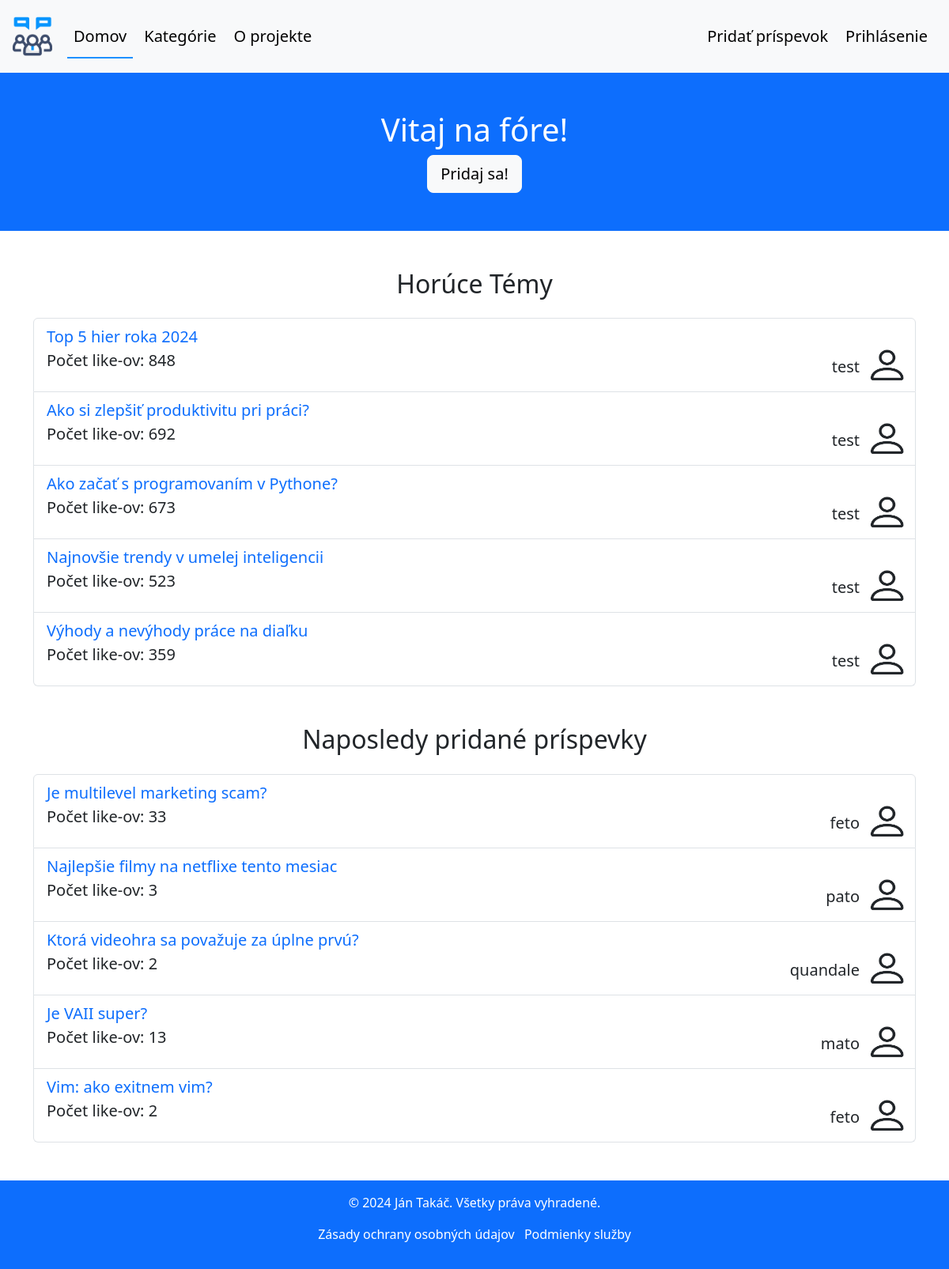
Before: / with the older database file.
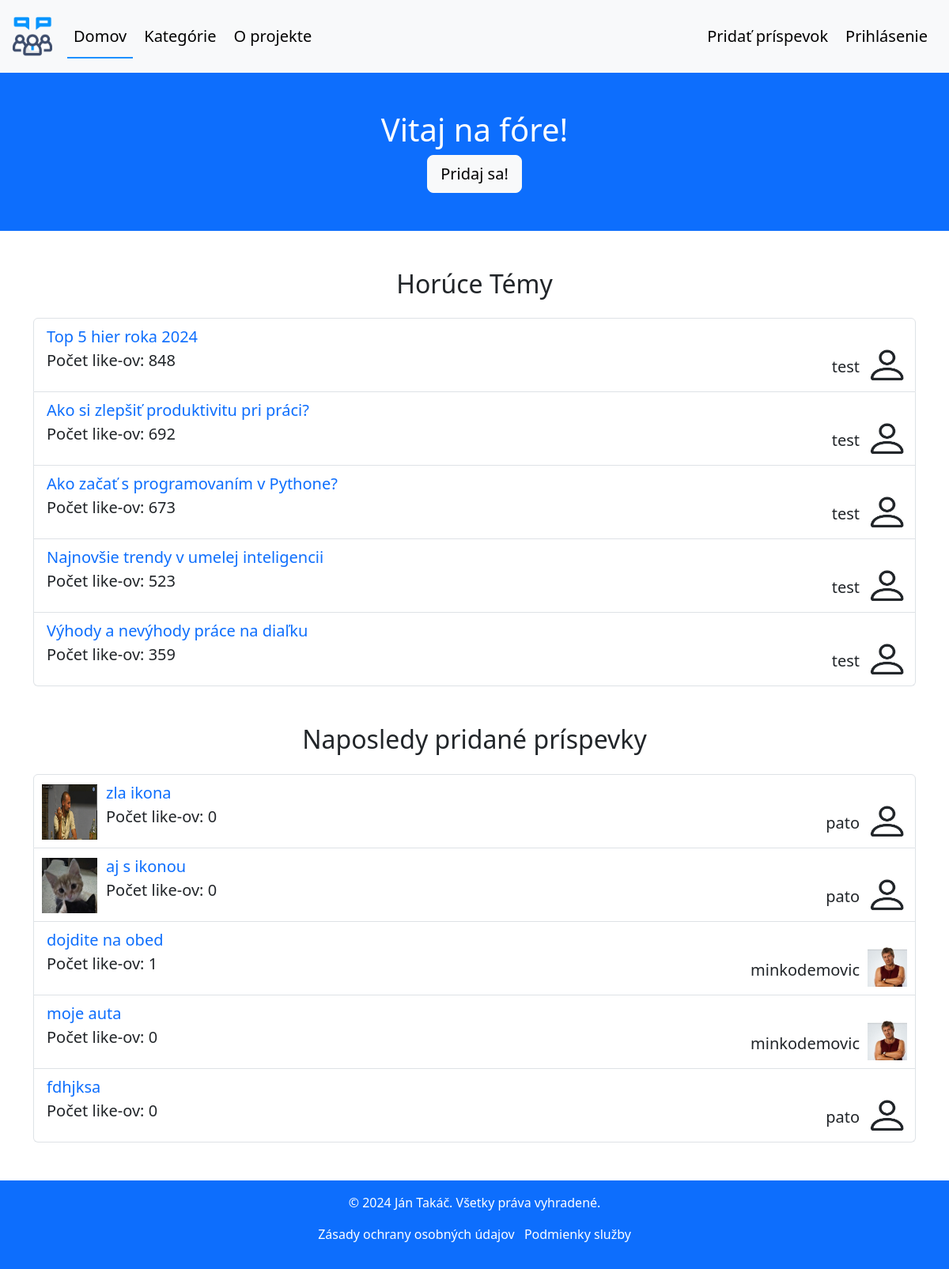
After: the same page with the newer database file.
### forum/models.py (models this page shows, shortened)
class Post(models.Model):
    title = models.CharField(max_length=255)
    created_at = models.DateTimeField(auto_now_add=True)
    created_by = models.ForeignKey(User, on_delete=models.CASCADE)
    like_count = models.PositiveIntegerField(default=0)
    content = models.TextField()
    category = models.CharField(max_length=50, default='other', null=False, blank=True)
    icon = models.ImageField(upload_to='post_pics', null=True, blank=True)
    def get_absolute_url(self):
        return reverse('forum:post_detail', args=[str(self.id)])

class Profile(models.Model):
    user = models.OneToOneField(User, on_delete=models.CASCADE, related_name='profile')
    image = models.ImageField(default='pf_pics/default.png', upload_to='pf_pics', null=False, blank=True)
    country = models.CharField(max_length=50, null=True, blank=True)
    bio = models.TextField(max_length=150, null=True, blank=True)

### forum/views.py (the view)
# urls.py: path('', views.index_view, name='index'),
def index_view(request):
    most_liked_posts = Post.objects.all().order_by('-like_count')[:5]
    most_liked_profiles = [Profile.objects.get(user_id=post.created_by_id) for post in most_liked_posts]
    most_liked_tuples = list(zip(most_liked_posts, most_liked_profiles))
    most_recent_posts = Post.objects.all().order_by('-created_at')[:5]
    most_recent_profiles = [Profile.objects.get(user_id=post.created_by_id) for post in most_recent_posts]
    most_recent_tuples = list(zip(most_recent_posts, most_recent_profiles))
    return render(request, 'forum/index.html', {
        'most_liked_tuples': most_liked_tuples,
        'most_recent_tuples': most_recent_tuples,
    })

### forum/templates/forum/index.html (shortened to what this page needs)
{% extends 'forum/base.html' %}
{% block home_active %}active{% endblock %}
{% block content %}
    <div class="container-fluid bg-primary text-white text-center py-5">
        {% if user.is_authenticated %}
            <h1>Vitaj späť {{ user.username }}!</h1>
        {% else %}
            <h1>Vitaj na fóre!</h1>
            <a href="{% url 'forum:register' %}" class="btn btn-light btn-lg">Pridaj sa!</a>
        {% endif %}
    </div>
    <div class="container my-5 fs-5">
        <h2 class="text-center mb-4">Horúce Témy</h2>
        <div class="list-group">
            {% for post, profile in most_liked_tuples %}
                <li class="list-group-item list-group-item-action position-relative">
                    {% if post.icon %}
                        <img src="{{ post.icon.url }}"
                             width="70"
                             height="70"
                             alt="post_icon"
                             class="position-absolute"
                             style="bottom: 10px; left: 10px;">
                        <div style="padding-left: 75px">
                            <a href="{{ post.get_absolute_url }}" class="text-decoration-none">{{ post.title }}</a>
                            <p class="">Počet like-ov: {{ post.like_count }}</p>
                        </div>
                    {% else %}
                        <a href="{{ post.get_absolute_url }}" class="text-decoration-none">{{ post.title }}</a>
                        <p class="">Počet like-ov: {{ post.like_count }}</p>
                    {% endif %}
                    <img src="{{ profile.image.url }}"
                         width="50"
                         height="50"
                         alt="last_created_by"
                         class="position-absolute"
                         style="bottom: 10px; right: 10px;">
                    <p class="position-absolute"
                         style="bottom: 0; right: 70px;">
                        {{ profile.user.username }}
                    </p>
                </li>
            {% endfor %}
        </div>
    </div>
    <div class="container my-5 fs-5">
        <h2 class="text-center mb-4">Naposledy pridané príspevky</h2>
        <div class="list-group">
            {% for post, profile in most_recent_tuples %}
                <li class="list-group-item list-group-item-action position-relative">
                    {% if post.icon %}
                        <img src="{{ post.icon.url }}"
                             width="70"
                             height="70"
                             alt="post_icon"
                             class="position-absolute"
                             style="bottom: 10px; left: 10px;">
                        <div style="padding-left: 75px">
                            <a href="{{ post.get_absolute_url }}" class="text-decoration-none">{{ post.title }}</a>
                            <p class="">Počet like-ov: {{ post.like_count }}</p>
                        </div>
                    {% else %}
                        <a href="{{ post.get_absolute_url }}" class="text-decoration-none">{{ post.title }}</a>
                        <p class="">Počet like-ov: {{ post.like_count }}</p>
                    {% endif %}
                    <img src="{{ profile.image.url }}"
                         width="50"
                         height="50"
                         alt="last_created_by"
                         class="position-absolute"
                         style="bottom: 10px; right: 10px;">
                    <p class="position-absolute"
                         style="bottom: 0; right: 70px;">
                        {{ profile.user.username }}
                    </p>
                </li>
            {% endfor %}
        </div>
    </div>
{% endblock %}

Changed rows visible on the page:
no longer on this page (row unchanged): Post: title "Je multilevel marketing scam?", like_count "33", image (placeholder picture), user.username "feto", shown under "Naposledy pridané príspevky"
no longer on this page (row unchanged): Post: title "Najlepšie filmy na netflixe tento mesiac", like_count "3", image (placeholder picture), user.username "pato", shown under "Naposledy pridané príspevky"
no longer on this page (row unchanged): Post: title "Ktorá videohra sa považuje za úplne prvú?", like_count "2", image (placeholder picture), user.username "quandale", shown under "Naposledy pridané príspevky"
no longer on this page (row unchanged): Post: title "Je VAII super?", like_count "13", image (placeholder picture), user.username "mato", shown under "Naposledy pridané príspevky"
no longer on this page (row unchanged): Post: title "Vim: ako exitnem vim?", like_count "2", image (placeholder picture), user.username "feto", shown under "Naposledy pridané príspevky"
added Post: icon (picture), title "zla ikona", like_count "0", image (placeholder picture), user.username "pato", shown under "Naposledy pridané príspevky"
added Post: icon (picture), title "aj s ikonou", like_count "0", image (placeholder picture), user.username "pato", shown under "Naposledy pridané príspevky"
added Post: title "dojdite na obed", like_count "1", image (picture), user.username "minkodemovic", shown under "Naposledy pridané príspevky"
added Post: title "moje auta", like_count "0", image (picture), user.username "minkodemovic", shown under "Naposledy pridané príspevky"
added Post: title "fdhjksa", like_count "0", image (placeholder picture), user.username "pato", shown under "Naposledy pridané príspevky"
